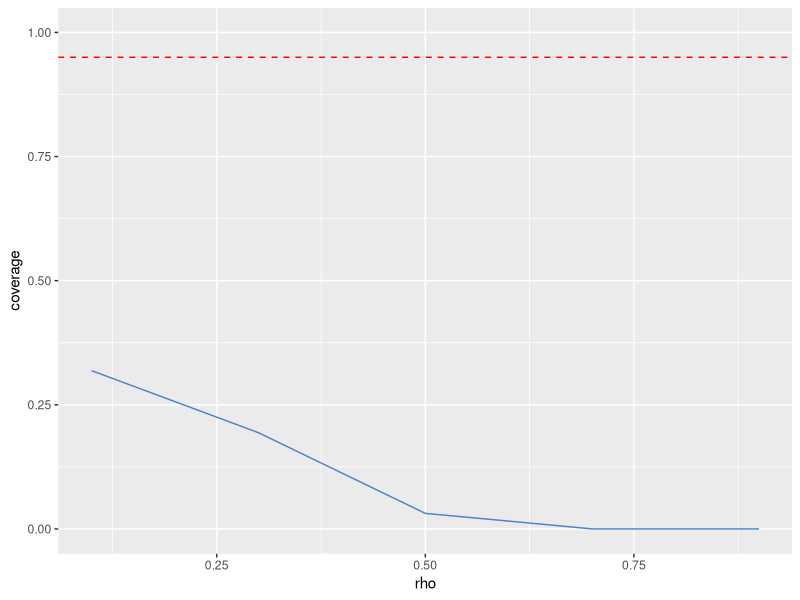
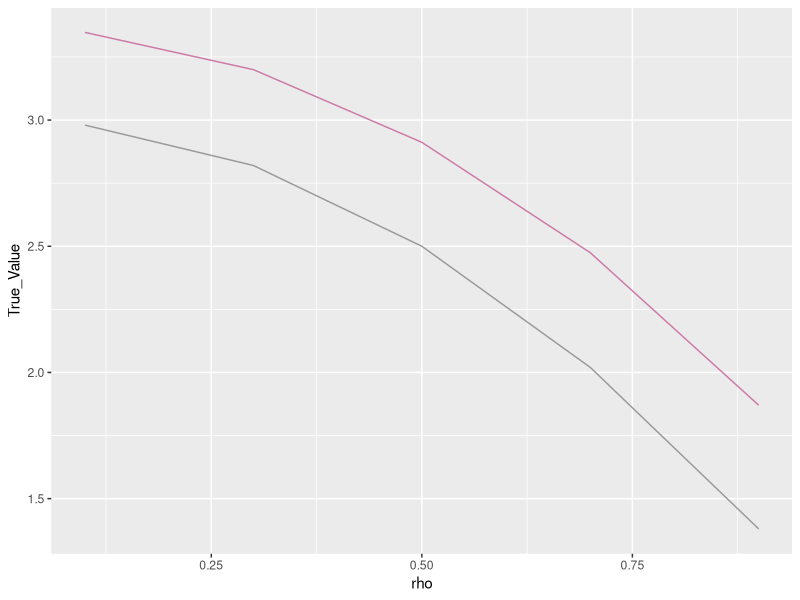

Generate these figures, in order, with R:
### In this document, I'll present some results from the large sample illustration
### of exploration1, where we used lm to estimate \hat{y}

library("ggplot2")

setwd("~/Working/Ning/Giles_Project_1/Code/Lu_Implementation/12-15/")

explor2_rho1 = data.matrix(read.csv("./crossfit_explore_2_2_both_rf_large_rho1.csv"))[,-c(1,6,7)]
explor2_rho3 = data.matrix(read.csv("./crossfit_explore_2_2_both_rf_large_rho3.csv"))[,-c(1,6,7)]
explor2_rho5 = data.matrix(read.csv("./crossfit_explore_2_2_both_rf_large_rho5.csv"))[,-c(1,6,7)]
explor2_rho7 = data.matrix(read.csv("./crossfit_explore_2_2_both_rf_large_rho7.csv"))[,-c(1,6,7)]
explor2_rho9 = data.matrix(read.csv("./crossfit_explore_2_2_both_rf_large_rho9.csv"))[,-c(1,6,7)]

bias_estimation <- rbind(colMeans(explor2_rho1), colMeans(explor2_rho3),
                         colMeans(explor2_rho5), colMeans(explor2_rho7),
                         colMeans(explor2_rho9))
bias_estimation <- cbind(bias_estimation, rowSums(bias_estimation) - 2*bias_estimation[,3])
bias_estimation <- cbind(bias_estimation, 3-2*(seq(1,9,2)/10)^2, (seq(1,9,2)/10))
bias_estimation <- data.frame(bias_estimation)
colnames(bias_estimation) <- c("First_Term", "Second_Term", "Third_Term",
                               "Forth_Term", "Estimate", "True_Value", "rho")

estimation_plot = ggplot(data = bias_estimation, aes(x = rho))   +
  geom_line(aes(x = rho, y = Second_Term), color = "#D16103") +
  geom_line(aes(x = rho, y = Third_Term), color = "#52854C")  + 
  geom_line(aes(x = rho, y = Forth_Term), color = "#4E84C4")  +
  geom_line(aes(x = rho, y = True_Value), color = "#999999") 

estimation_plot = ggplot(data = bias_estimation, aes(x = rho)) + 
  geom_line(aes(x = rho, y = True_Value), color = "#999999") +
  geom_line(aes(x = rho, y = Estimate), color = "#CC79A7")


################################################################################
################################################################################
################################################################################
t_95 = qt(.975, 2000-1)
estimate_fun <- function(mat){
  return(rowSums(mat) - 2*mat[,3])
}


eif_mean = 3-2*seq(from =.1, to = .9, by = .2)^2

var_explor2_rho1 = data.matrix(read.csv("./crossfit_explore_2_2_both_rf_large_rho1.csv"))[, 6]
var_explor2_rho3 = data.matrix(read.csv("./crossfit_explore_2_2_both_rf_large_rho3.csv"))[, 6]
var_explor2_rho5 = data.matrix(read.csv("./crossfit_explore_2_2_both_rf_large_rho5.csv"))[, 6]
var_explor2_rho7 = data.matrix(read.csv("./crossfit_explore_2_2_both_rf_large_rho7.csv"))[, 6]
var_explor2_rho9 = data.matrix(read.csv("./crossfit_explore_2_2_both_rf_large_rho9.csv"))[, 6]

coverage_mat <- cbind(var_explor2_rho1, var_explor2_rho3, var_explor2_rho5, 
                      var_explor2_rho7, var_explor2_rho9)
estimate_mat <- cbind(estimate_fun(explor2_rho1), estimate_fun(explor2_rho3),
                      estimate_fun(explor2_rho5), estimate_fun(explor2_rho7),
                      estimate_fun(explor2_rho9))
SE_vec <- sqrt(colMeans(coverage_mat)/1999)

coverage <- c()

for(i in 1:5){
  eif_Lower = eif_mean[i] - t_95*SE_vec[i]
  eif_Upper = eif_mean[i] + t_95*SE_vec[i]
  eif_covered =  mean(estimate_mat[,i]<= eif_Upper&estimate_mat[,i]>=eif_Lower)
  coverage[i]  = eif_covered
}


coverage


bias_estimation <- cbind(bias_estimation, coverage)

coverage_plot = ggplot(data = bias_estimation, aes(x = rho)) + 
  geom_line(aes(x = rho, y = coverage), color = "#4E84C4") +
  geom_hline(yintercept = 0.95, linetype = "dashed", color = "red") + ylim(0,1)

